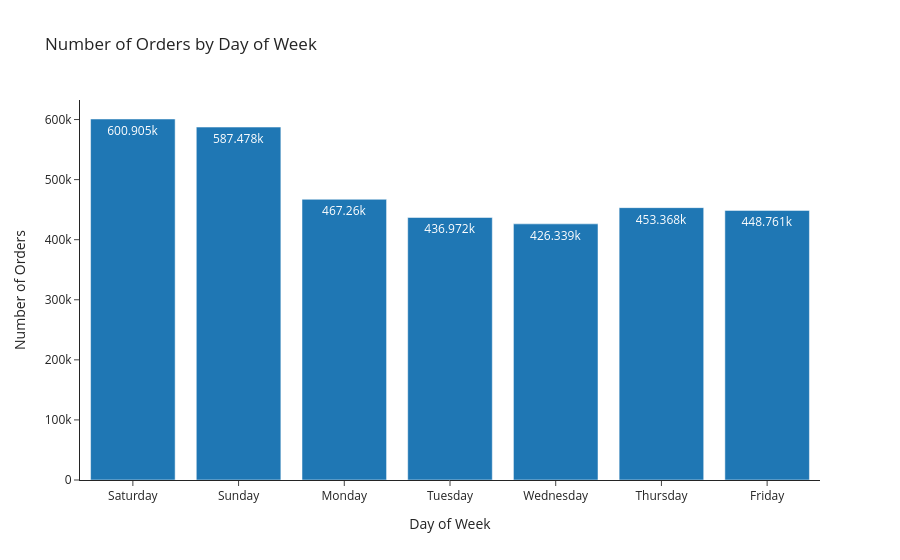

The notebook cell this image was saved under:
### Markdown cell above
Knowing **when** customers shop is the first lens through which to view any
retail dataset. We aggregate `orders` by `order_dow` (day of week, stored as
a number from 0 to 6) and plot the result as a bar chart.

:::{caution} Day names are an assumption

Instacart's data dictionary does not say which number is which day. The
`dow_map` dictionary below uses a common community assumption,
**0 = Saturday, 1 = Sunday, ..., 6 = Friday**, so the axis is readable.
Treat the day names as a label of convenience, not a fact.

:::

### Code cell
# Assumed mapping: Instacart did not document which code is which day
dow_map = {
    0: "Saturday",
    1: "Sunday",
    2: "Monday",
    3: "Tuesday",
    4: "Wednesday",
    5: "Thursday",
    6: "Friday",
}
dow_counts = (
    orders["order_dow"]
    .map(dow_map)
    .value_counts()
    .reindex([dow_map[i] for i in range(7)])
    .reset_index()
)
dow_counts.columns = ["Day of Week", "Number of Orders"]

fig = px.bar(
    dow_counts,
    x="Day of Week",
    y="Number of Orders",
    title="Number of Orders by Day of Week",
    text_auto=True,
)
fig.show()

### Figure 1 — Plotly figure (JSON) as saved in the notebook; plotly's stock layout.template omitted (floating-point values rounded to 4 significant figures)
{"data": [{"hovertemplate": "Day of Week=%{x}<br>Number of Orders=%{y}<extra></extra>", "legendgroup": "", "marker": {"color": "#1F77B4", "pattern": {"shape": ""}}, "name": "", "orientation": "v", "showlegend": false, "textposition": "auto", "texttemplate": "%{y}", "type": "bar", "x": ["Saturday", "Sunday", "Monday", "Tuesday", "Wednesday", "Thursday", "Friday"], "xaxis": "x", "y": [600905, 587478, 467260, 436972, 426339, 453368, 448761], "yaxis": "y"}], "layout": {"barmode": "relative", "legend": {"tracegroupgap": 0}, "title": {"text": "Number of Orders by Day of Week"}, "xaxis": {"anchor": "y", "domain": [0.0, 1.0], "title": {"text": "Day of Week"}}, "yaxis": {"anchor": "x", "domain": [0.0, 1.0], "title": {"text": "Number of Orders"}}}}
